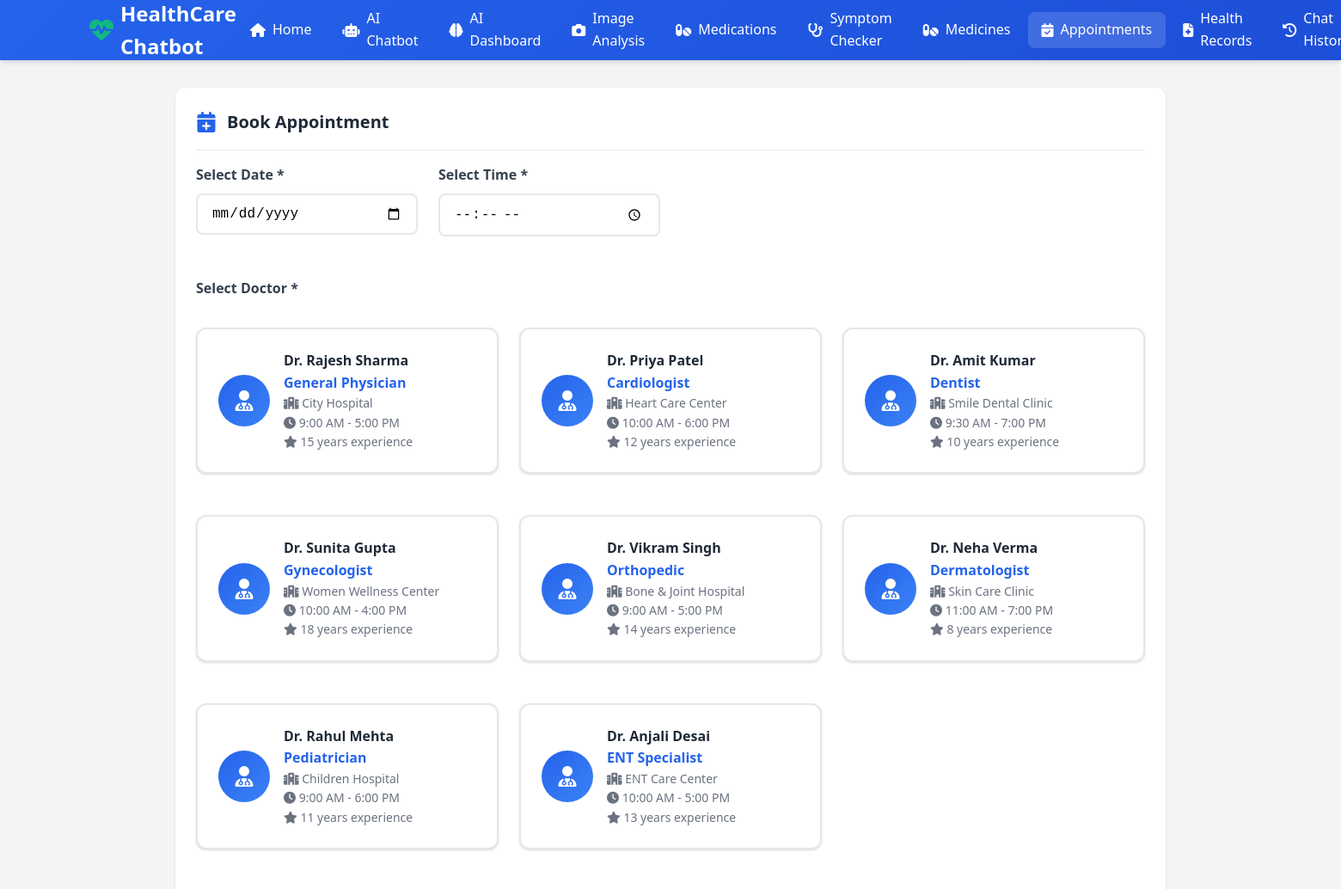
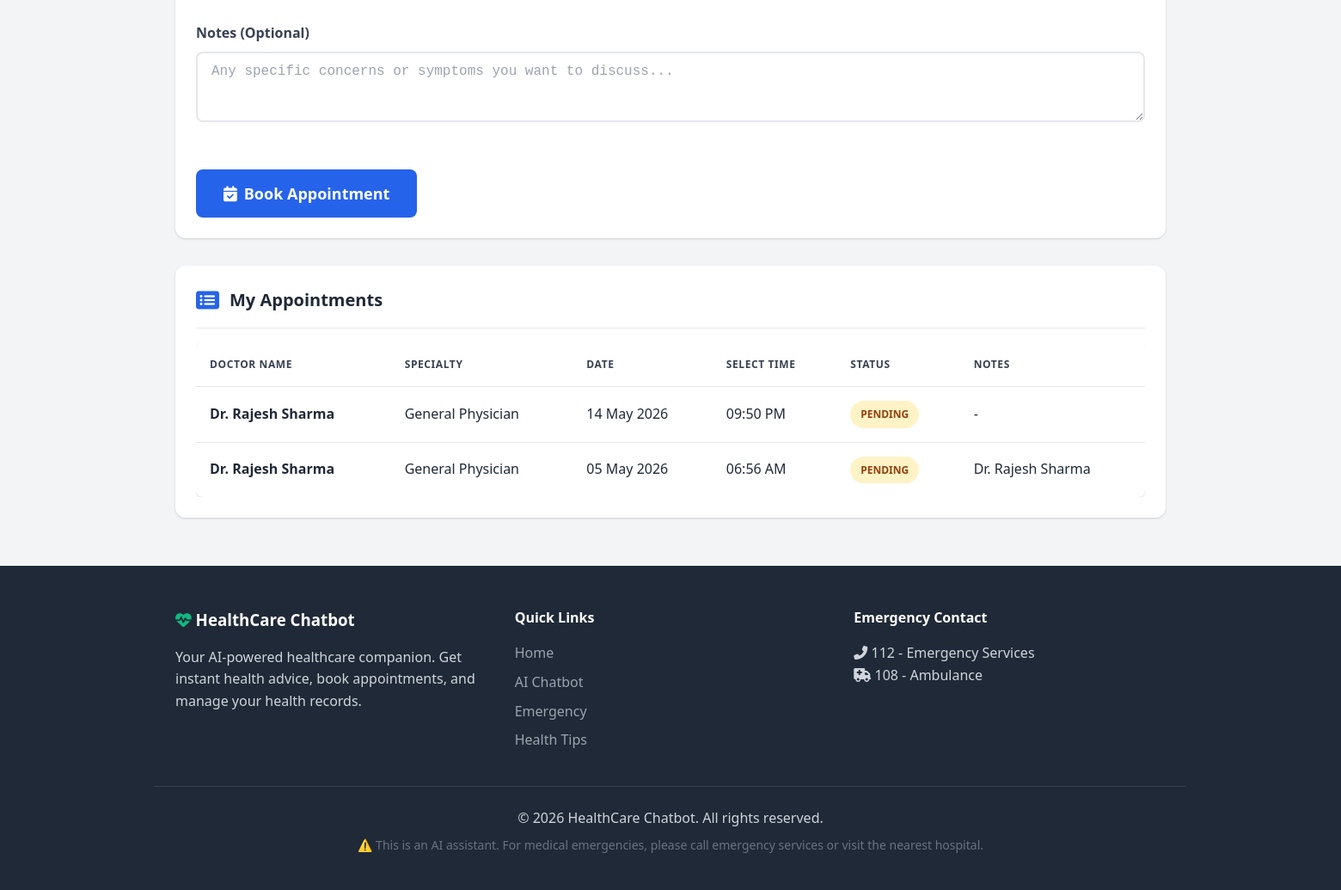
The page /appointments (signed in) on the database its author committed (2 pictures, top to bottom).
### app.py (models this page shows)
class Appointment(db.Model):
    id = db.Column(db.Integer, primary_key=True)
    user_id = db.Column(db.Integer, db.ForeignKey('user.id'), nullable=False)
    doctor_id = db.Column(db.Integer, nullable=False)
    doctor_name = db.Column(db.String(100), nullable=False)
    specialty = db.Column(db.String(50), nullable=False)
    appointment_date = db.Column(db.Date, nullable=False)
    appointment_time = db.Column(db.Time, nullable=False)
    status = db.Column(db.String(20), default='pending')  # pending, confirmed, completed, cancelled
    notes = db.Column(db.Text, nullable=True)
    created_at = db.Column(db.DateTime, default=datetime.utcnow)

### app.py (the view, shortened to what this page needs)
@app.route('/appointments', methods=['GET', 'POST'])
@login_required
def appointments():
    lang = session.get('lang', 'en')
    user_appointments = Appointment.query.filter_by(user_id=current_user.id).order_by(Appointment.appointment_date.desc()).all()
    return render_template('appointments.html', lang=lang, t=lambda k: get_translation(k, lang),
                          doctors=doctors_db, appointments=user_appointments)

### ai_engine/conversation_manager.py (called while the page is built)
    def cleanup_old_sessions(self, max_age_hours: int = 24):
        cutoff = datetime.now() - timedelta(hours=max_age_hours)
        to_remove = []
        for session_id, session in self.sessions.items():
            if session['last_active'] < cutoff:
                to_remove.append(session_id)
        for session_id in to_remove:
            del self.sessions[session_id]
        return len(to_remove)

### app.py (called while the page is built)
@login_manager.user_loader
def load_user(user_id):
    return User.query.get(int(user_id))

def get_translation(key, lang='en'):
    return translations.get(lang, translations['en']).get(key, key)

@app.before_request
def cleanup_sessions():
    conversation_manager.cleanup_old_sessions(max_age_hours=24)

### templates/appointments.html (shortened to what this page needs)
{% extends "base.html" %}
{% block content %}
<div class="container">
    <div class="card">
        <div class="card-header">
            <i class="fas fa-calendar-plus"></i>
            <h2 class="card-title">{{ t('book_appointment') }}</h2>
        </div>
        <form method="POST" action="{{ url_for('appointments') }}">
            <div style="display: grid; grid-template-columns: repeat(auto-fit, minmax(250px, 1fr)); gap: 1.5rem;">
                <div class="form-group">
                    <label class="form-label">{{ t('select_date') }} *</label>
                    <input type="date" name="appointment_date" class="form-control" required min="{{ today }}">
                </div>
                <div class="form-group">
                    <label class="form-label">{{ t('select_time') }} *</label>
                    <input type="time" name="appointment_time" class="form-control" required>
                </div>
                <div class="form-group" style="grid-column: 1 / -1;">
                    <label class="form-label">Select Doctor *</label>
                    <div class="features-grid" style="grid-template-columns: repeat(auto-fit, minmax(300px, 1fr));">
                        {% for doctor in doctors %}
                        <label style="cursor: pointer;">
                            <div class="card doctor-card" style="border: 2px solid var(--gray-200); transition: all 0.3s;">
                                <div style="display: flex; align-items: center; gap: 1rem;">
                                    <div style="width: 60px; height: 60px; background: linear-gradient(135deg, var(--primary-color), var(--info-color)); border-radius: 50%; display: flex; align-items: center; justify-content: center;">
                                        <i class="fas fa-user-md" style="color: white; font-size: 1.5rem;"></i>
                                    </div>
                                    <div>
                                        <h4 style="margin: 0; color: var(--gray-800);">{{ doctor.name }}</h4>
                                        <p style="margin: 0; color: var(--primary-color); font-weight: 600;">{{ doctor.specialty }}</p>
                                        <p style="margin: 0; font-size: 0.875rem; color: var(--gray-500);">
                                            <i class="fas fa-hospital"></i> {{ doctor.hospital }}
                                        </p>
                                        <p style="margin: 0; font-size: 0.875rem; color: var(--gray-500);">
                                            <i class="fas fa-clock"></i> {{ doctor.timing }}
                                        </p>
                                        <p style="margin: 0; font-size: 0.875rem; color: var(--gray-500);">
                                            <i class="fas fa-star"></i> {{ doctor.experience }} experience
                                        </p>
                                    </div>
                                </div>
                            </div>
                        </label>
                        {% endfor %}
                    </div>
                </div>
                <div class="form-group" style="grid-column: 1 / -1;">
                    <label class="form-label">Notes (Optional)</label>
                    <textarea name="notes" class="form-control" rows="3" placeholder="Any specific concerns or symptoms you want to discuss..."></textarea>
                </div>
            </div>
            <div style="margin-top: 1.5rem;">
                <button type="submit" class="btn btn-primary btn-lg">
                    <i class="fas fa-calendar-check"></i> {{ t('book_appointment') }}
                </button>
            </div>
        </form>
    </div>
    <div class="card" style="margin-top: 2rem;">
        <div class="card-header">
            <i class="fas fa-list-alt"></i>
            <h2 class="card-title">My Appointments</h2>
        </div>
        {% if appointments %}
        <div class="table-container">
            <table class="table">
                <thead>
                    <tr>
                        <th>{{ t('doctor_name') }}</th>
                        <th>{{ t('specialty') }}</th>
                        <th>{{ t('date') }}</th>
                        <th>{{ t('select_time') }}</th>
                        <th>{{ t('status') }}</th>
                        <th>Notes</th>
                    </tr>
                </thead>
                <tbody>
                    {% for appointment in appointments %}
                    <tr>
                        <td><strong>{{ appointment.doctor_name }}</strong></td>
                        <td>{{ appointment.specialty }}</td>
                        <td>{{ appointment.appointment_date.strftime('%d %b %Y') }}</td>
                        <td>{{ appointment.appointment_time.strftime('%I:%M %p') }}</td>
                        <td>
                            <span class="badge badge-{{ appointment.status }}">
                                {{ appointment.status.capitalize() }}
                            </span>
                        </td>
                        <td>{{ appointment.notes or '-' }}</td>
                    </tr>
                    {% endfor %}
                </tbody>
            </table>
        </div>
        {% else %}
        <div style="text-align: center; padding: 3rem; color: var(--gray-500);">
            <i class="fas fa-calendar-times" style="font-size: 3rem; margin-bottom: 1rem;"></i>
            <p>No appointments booked yet.</p>
            <p style="font-size: 0.875rem;">Book your first appointment above!</p>
        </div>
        {% endif %}
    </div>
</div>
{% endblock %}

### templates/base.html (shortened to what this page needs)
<!DOCTYPE html>
<html lang="{{ lang }}">
<head>
    <link rel="stylesheet" href="{{ url_for('static', filename='css/style.css') }}">
    <link rel="stylesheet" href="https://cdnjs.cloudflare.com/ajax/libs/font-awesome/6.4.0/css/all.min.css">
</head>
<body>
    <nav class="navbar">
        <div class="nav-container">
            <a href="{{ url_for('index') }}" class="nav-logo">
                <i class="fas fa-heartbeat"></i>
                <span>HealthCare Chatbot</span>
            </a>
            <div class="nav-menu" id="navMenu">
                <a href="{{ url_for('index') }}" class="nav-link {% if request.endpoint == 'index' %}active{% endif %}">
                    <i class="fas fa-home"></i> {{ t('home') }}
                </a>
                {% if current_user.is_authenticated %}
                <a href="{{ url_for('chatbot') }}" class="nav-link {% if request.endpoint == 'chatbot' %}active{% endif %}">
                    <i class="fas fa-robot"></i> {{ t('chatbot') }}
                </a>
                <a href="{{ url_for('ai_dashboard') }}" class="nav-link {% if request.endpoint == 'ai_dashboard' %}active{% endif %}">
                    <i class="fas fa-brain"></i> AI Dashboard
                </a>
                <a href="{{ url_for('image_analysis') }}" class="nav-link {% if request.endpoint == 'image_analysis' %}active{% endif %}">
                    <i class="fas fa-camera"></i> Image Analysis
                </a>
                <a href="{{ url_for('medications') }}" class="nav-link {% if request.endpoint == 'medications' %}active{% endif %}">
                    <i class="fas fa-pills"></i> Medications
                </a>
                <a href="{{ url_for('symptoms') }}" class="nav-link {% if request.endpoint == 'symptoms' %}active{% endif %}">
                    <i class="fas fa-stethoscope"></i> {{ t('symptoms') }}
                </a>
                <a href="{{ url_for('medicines') }}" class="nav-link {% if request.endpoint == 'medicines' %}active{% endif %}">
                    <i class="fas fa-pills"></i> {{ t('medicines') }}
                </a>
                <a href="{{ url_for('appointments') }}" class="nav-link {% if request.endpoint == 'appointments' %}active{% endif %}">
                    <i class="fas fa-calendar-check"></i> {{ t('appointments') }}
                </a>
                <a href="{{ url_for('records') }}" class="nav-link {% if request.endpoint == 'records' %}active{% endif %}">
                    <i class="fas fa-file-medical"></i> {{ t('records') }}
                </a>
                <a href="{{ url_for('chat_history') }}" class="nav-link {% if request.endpoint == 'chat_history' %}active{% endif %}">
                    <i class="fas fa-history"></i> {{ t('history') }}
                </a>
                {% endif %}
            </div>
        </div>
    </nav>
    <main class="main-content">
        {% block content %}{% endblock %}
    </main>
    <footer class="footer">
        <div class="footer-container">
            <div class="footer-section">
                <h3><i class="fas fa-heartbeat"></i> HealthCare Chatbot</h3>
                <p>Your AI-powered healthcare companion. Get instant health advice, book appointments, and manage your health records.</p>
            </div>
            <div class="footer-section">
                <h4>Quick Links</h4>
                <ul>
                    <li><a href="{{ url_for('index') }}">{{ t('home') }}</a></li>
                    <li><a href="{{ url_for('chatbot') }}">{{ t('chatbot') }}</a></li>
                    <li><a href="{{ url_for('emergency') }}">{{ t('emergency') }}</a></li>
                    <li><a href="{{ url_for('health_tips_page') }}">{{ t('health_tips') }}</a></li>
                </ul>
            </div>
            <div class="footer-section">
                <h4>Emergency Contact</h4>
                <p><i class="fas fa-phone-alt"></i> 112 - Emergency Services</p>
                <p><i class="fas fa-ambulance"></i> 108 - Ambulance</p>
            </div>
        </div>
        <div class="footer-bottom">
            <p>&copy; 2026 HealthCare Chatbot. All rights reserved.</p>
            <p class="disclaimer">⚠️ This is an AI assistant. For medical emergencies, please call emergency services or visit the nearest hospital.</p>
        </div>
    </footer>
</body>
</html>

### rows shown on the page
Appointment: doctor_name "Dr. Rajesh Sharma", specialty "General Physician", appointment_date "14 May 2026", appointment_time "09:50 PM", status "PENDING", notes "-"
Appointment: doctor_name "Dr. Rajesh Sharma", specialty "General Physician", appointment_date "05 May 2026", appointment_time "06:56 AM", status "PENDING", notes "Dr. Rajesh Sharma"

### other values the page prints
{{ t('home') }} "Home"
{{ t('chatbot') }} "AI Chatbot"
{{ t('symptoms') }} "Symptom Checker"
{{ t('medicines') }} "Medicines"
{{ t('appointments') }} "Appointments"
{{ t('records') }} "Health Records"
{{ t('history') }} "Chat…"
{{ t('book_appointment') }} "Book Appointment"
{{ t('select_date') }} "Select Date"
{{ t('select_time') }} "Select Time"
{{ doctor.name }} "Dr. Rajesh Sharma" "Dr. Priya Patel" "Dr. Amit Kumar" "Dr. Sunita Gupta" "Dr. Vikram Singh" "Dr. Neha Verma" "Dr. Rahul Mehta" "Dr. Anjali Desai"
{{ doctor.specialty }} "General Physician" "Cardiologist" "Dentist" "Gynecologist" "Orthopedic" "Dermatologist" "Pediatrician" "ENT Specialist"
{{ doctor.hospital }} "City Hospital" "Heart Care Center" "Smile Dental Clinic" "Women Wellness Center" "Bone & Joint Hospital" "Skin Care Clinic" "Children Hospital" "ENT Care Center"
{{ doctor.timing }} "9:00 AM - 5:00 PM" "10:00 AM - 6:00 PM" "9:30 AM - 7:00 PM" "10:00 AM - 4:00 PM" "9:00 AM - 5:00 PM" "11:00 AM - 7:00 PM" "9:00 AM - 6:00 PM" "10:00 AM - 5:00 PM"
{{ doctor.experience }} "15 years" "12 years" "10 years" "18 years" "14 years" "8 years" "11 years" "13 years"
